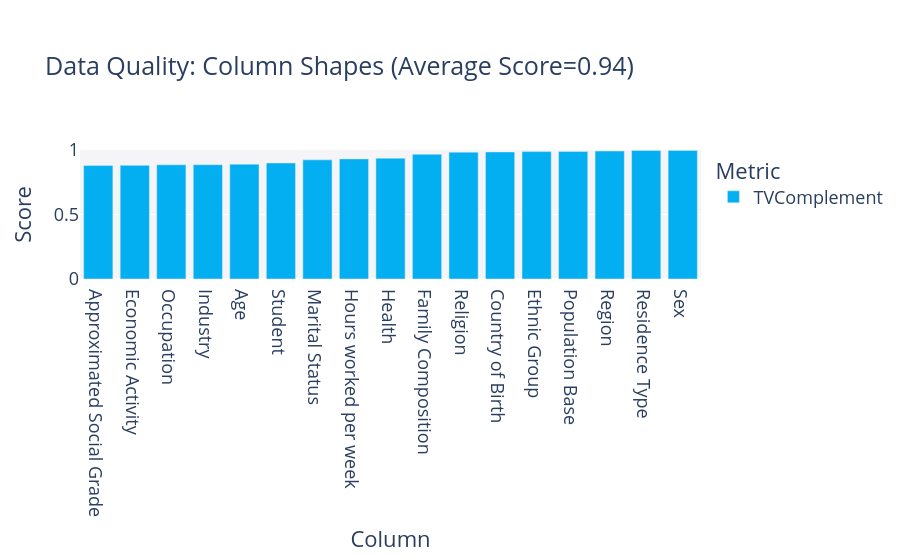

The code cell stored with this chart in its notebook:
### Markdown cell above
## Statistical similarity evaluation

### Code cell
metadata = convert_metadata_to_sdm_format(full_ds.description.schema)
quality_report = QualityReport()
quality_report.generate(train_ds.data, synth_data.data, metadata)
fig = quality_report.get_visualization(property_name='Column Shapes')
fig.show()

results_exp['Column Pair Trends'] = quality_report.get_details('Column Pair Trends').mean()['Score']
results_exp['Column Shapes'] = quality_report.get_details('Column Shapes').mean()['Score']

### Figure 1 — Plotly figure (JSON) as saved in the notebook; plotly's stock layout.template omitted (floating-point values rounded to 4 significant figures)
{"data": [{"alignmentgroup": "True", "customdata": [["TVComplement"], ["TVComplement"], ["TVComplement"], ["TVComplement"], ["TVComplement"], ["TVComplement"], ["TVComplement"], ["TVComplement"], ["TVComplement"], ["TVComplement"], ["TVComplement"], ["TVComplement"], ["TVComplement"], ["TVComplement"], ["TVComplement"], ["TVComplement"], ["TVComplement"]], "hovertemplate": "<b>%{hovertext}</b><br><br>Metric=%{customdata[0]}<br>Score=%{y}<extra></extra>", "hovertext": ["Region", "Residence Type", "Family Composition", "Population Base", "Sex", "Age", "Marital Status", "Student", "Country of Birth", "Health", "Ethnic Group", "Religion", "Economic Activity", "Occupation", "Industry", "Hours worked per week", "Approximated Social Grade"], "legendgroup": "TVComplement", "marker": {"color": "#03AFF1", "pattern": {"shape": ""}}, "name": "TVComplement", "offsetgroup": "TVComplement", "orientation": "v", "showlegend": true, "textposition": "auto", "type": "bar", "x": ["Region", "Residence Type", "Family Composition", "Population Base", "Sex", "Age", "Marital Status", "Student", "Country of Birth", "Health", "Ethnic Group", "Religion", "Economic Activity", "Occupation", "Industry", "Hours worked per week", "Approximated Social Grade"], "xaxis": "x", "y": [0.9921, 0.9967, 0.967, 0.9885, 0.9969, 0.8905, 0.9235, 0.8994, 0.985, 0.9365, 0.9878, 0.9835, 0.8808, 0.8853, 0.8862, 0.931, 0.8796], "yaxis": "y"}], "layout": {"barmode": "relative", "font": {"size": 18}, "legend": {"title": {"text": "Metric"}, "tracegroupgap": 0}, "margin": {"t": 150}, "plot_bgcolor": "#F5F5F8", "title": {"text": "Data Quality: Column Shapes (Average Score=0.94)"}, "xaxis": {"anchor": "y", "categoryorder": "total ascending", "domain": [0, 1], "title": {"text": "Column"}}, "yaxis": {"anchor": "x", "domain": [0, 1], "range": [0, 1], "title": {"text": "Score"}}}}
